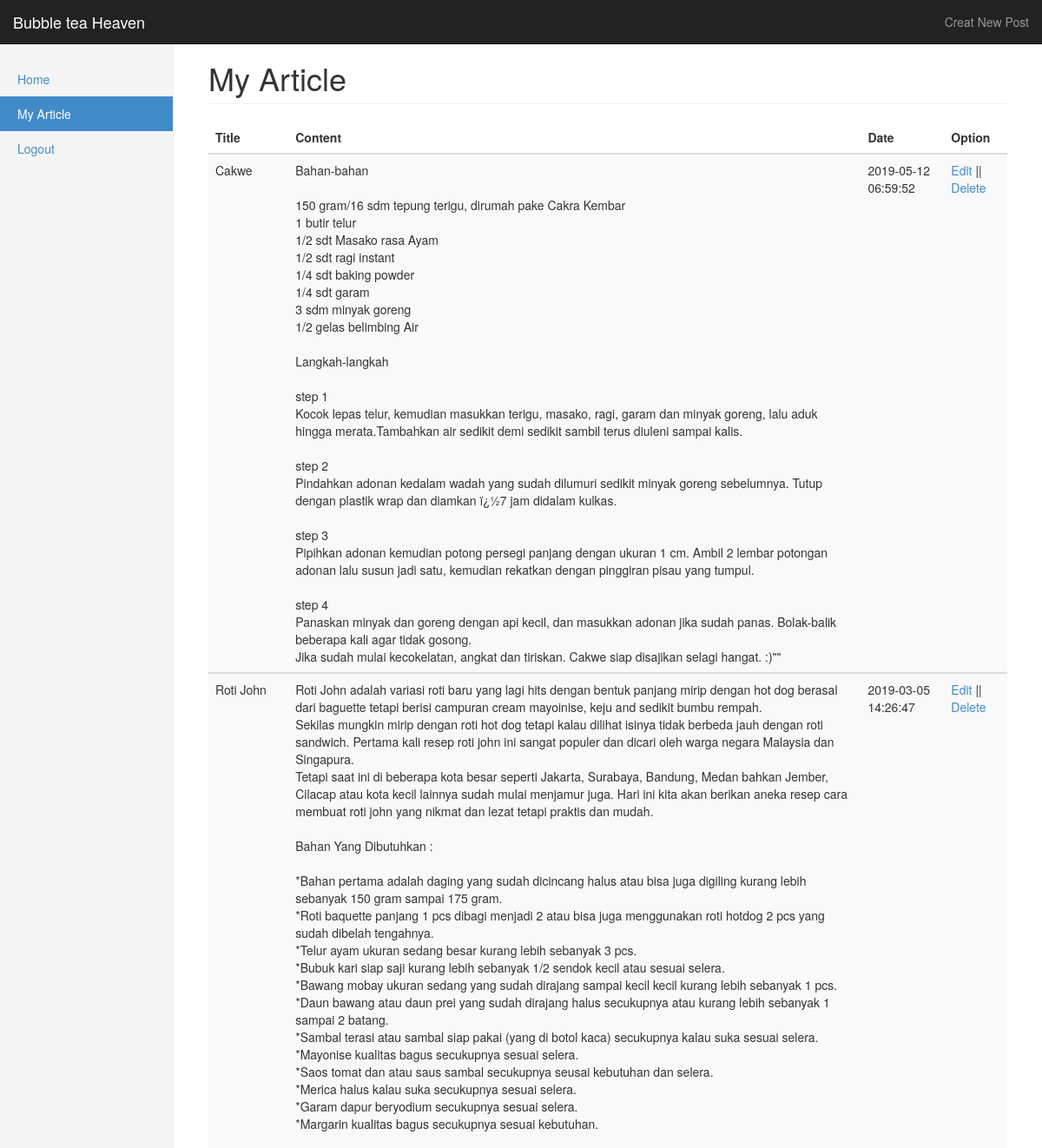
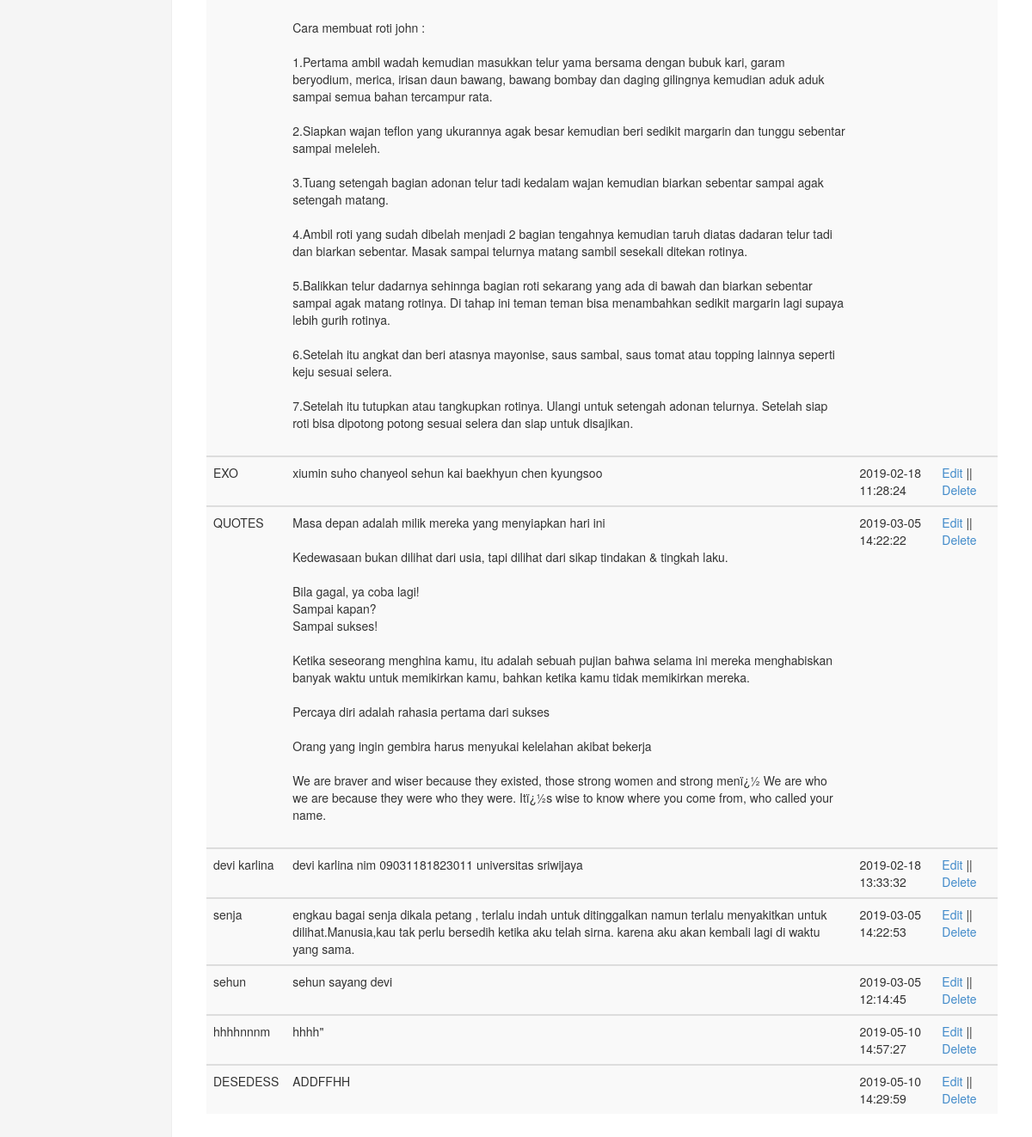
/post.php (signed in), run on the app's committed database (2 pictures, top to bottom).
### tables this page shows
CREATE TABLE IF NOT EXISTS `post` (
`id_post` int(11) NOT NULL,
  `title` varchar(50) NOT NULL,
  `isi` text NOT NULL,
  `waktu` timestamp NOT NULL DEFAULT CURRENT_TIMESTAMP ON UPDATE CURRENT_TIMESTAMP
);

### post.php (the view, shortened to what this page needs)
<!DOCTYPE html>
<html lang="en">
  <head>
    <link href="bootstrap.css" rel="stylesheet">
    <link href="dashboard.css" rel="stylesheet">
  </head>
  <body>
    <div class="navbar navbar-inverse navbar-fixed-top" role="navigation">
      <div class="container-fluid">
        <div class="navbar-header">
             <a class="navbar-brand"><font color ="white">Bubble tea Heaven</font></a>
        </div>
        <div class="navbar-collapse collapse">
          <ul class="nav navbar-nav navbar-right">
            <li><a href="creat.php">Creat New Post</a></li>
          </ul>
        </div>
      </div>
    </div>
    <div class="container-fluid">
      <div class="row">
        <div class="col-sm-3 col-md-2 sidebar">
          <ul class="nav nav-sidebar">
          <li><a href="home2.php">Home</a></li>
          <li class="active"><a href="post.php">My Article</a></li>
          <li><a href="logout.php">Logout</a></li>
            <br>
          </ul>
        </div>
          <div class="col-sm-9 col-sm-offset-3 col-md-10 col-md-offset-2 main">
            <h1 class="page-header">My Article</h1>
             <table class="table table-striped table-hover ">
              <thead>
                <tr>
                  <th>Title</th>
                  <th>Content</th>
                  <th> Date </th>
                  <th> Option </th>
                </tr>
              </thead>
               <?php
              if(isset($_COOKIE["id"])){
                  include("koneksi.php");
                $sql = "SELECT * FROM post";
                $result = $conn->query($sql);
                if ($result->num_rows > 0) {
                    while($row = $result->fetch_assoc()) {
                      echo "<tbody>
                          <tr>
                          <td>$row[title]</td>
                          <td>$row[isi]</td>
                          <td>$row[waktu]</td>
                          <td><a href='edit.php?id_post=$row[id_post]'>Edit</a> ||
                            <a onclick=\"return confirm('Are you sure deleting this post?');\" href='hapus.php?id_post=$row[id_post]'>Delete</a></td>
                        </tr>
                      </tbody>";
                    }
                } else {
                    echo "0 results";
                }
              }else{
                header('location:index.php');
              }
              ?>
            </table>
          </div>
        </div>
      </div>
  </body>
</html>

### dashboard.css (style rules this page uses)
body { padding-top: 50px; }
.sidebar { display: none; }
@media (min-width: 768px) { .sidebar { position: fixed; top: 51px; bottom: 0; left: 0; z-index: 1000; display: block; padding: 20px; overflow-x: hidden; overflow-y: auto; background-color: #f5f5f5; border-right: 1px solid #eee; } }
.nav-sidebar { margin-right: -21px; margin-bottom: 20px; margin-left: -20px; }
.nav-sidebar > li > a { padding-right: 20px; padding-left: 20px; }
.nav-sidebar > .active > a { color: #fff; background-color: #428bca; }
.main { padding: 20px; }
@media (min-width: 768px) { .main { padding-right: 40px; padding-left: 40px; } }
.main .page-header { margin-top: 0; }

### data on the page
post: title "Cakwe", isi "Bahan-bahan 150 gram/16 sdm tepung terigu, dirumah pake Cakra Kembar 1 butir telur 1/2 sdt Masako rasa Ayam 1/2 sdt ragi instant 1/4 sdt baking powder 1/4 sdt garam 3 sdm minyak goreng 1/2 gelas belimbing Air Langkah-langkah step 1 Kocok lepas telur, kemudian masukkan terigu, masako, ragi, garam dan minyak goreng, lalu aduk hingga merata.Tambahkan air sedikit demi sedikit sambil terus diuleni sampai kalis. step 2 Pindahkan adonan kedalam wadah yang sudah dilumuri sedikit minyak goreng sebelumnya. Tutup dengan plastik wrap dan diamkan ï¿½7 jam didalam kulkas. step 3 Pipihkan adonan kemudian potong persegi panjang dengan ukuran 1 cm. Ambil 2 lembar potongan adonan lalu susun jadi satu,…", waktu "2019-05-12 06:59:52"
post: title "Roti John", isi "Roti John adalah variasi roti baru yang lagi hits dengan bentuk panjang mirip dengan hot dog berasal dari baguette tetapi berisi campuran cream mayoinise, keju and sedikit bumbu rempah. Sekilas mungkin mirip dengan roti hot dog tetapi kalau dilihat isinya tidak berbeda jauh dengan roti sandwich. Pertama kali resep roti john ini sangat populer dan dicari oleh warga negara Malaysia dan Singapura. Tetapi saat ini di beberapa kota besar seperti Jakarta, Surabaya, Bandung, Medan bahkan Jember, Cilacap atau kota kecil lainnya sudah mulai menjamur juga. Hari ini kita akan berikan aneka resep cara membuat roti john yang nikmat dan lezat tetapi praktis dan mudah. Bahan Yang Dibutuhkan : *Bahan…", waktu "2019-03-05 14:26:47"
post: title "EXO", isi "xiumin suho chanyeol sehun kai baekhyun chen kyungsoo", waktu "2019-02-18 11:28:24"
post: title "QUOTES", isi "Masa depan adalah milik mereka yang menyiapkan hari ini Kedewasaan bukan dilihat dari usia, tapi dilihat dari sikap tindakan & tingkah laku. Bila gagal, ya coba lagi! Sampai kapan? Sampai sukses! Ketika seseorang menghina kamu, itu adalah sebuah pujian bahwa selama ini mereka menghabiskan banyak waktu untuk memikirkan kamu, bahkan ketika kamu tidak memikirkan mereka. Percaya diri adalah rahasia pertama dari sukses Orang yang ingin gembira harus menyukai kelelahan akibat bekerja We are braver and wiser because they existed, those strong women and strong menï¿½ We are who we are because they were who they were. Itï¿½s wise to know where you come from, who called your name.", waktu "2019-03-05 14:22:22"
post: title "devi karlina", isi "devi karlina nim 09031181823011 universitas sriwijaya", waktu "2019-02-18 13:33:32"
post: title "senja", isi "engkau bagai senja dikala petang , terlalu indah untuk ditinggalkan namun terlalu menyakitkan untuk dilihat.Manusia,kau tak perlu bersedih ketika aku telah sirna. karena aku akan kembali lagi di waktu yang sama.", waktu "2019-03-05 14:22:53"
post: title "sehun", isi "sehun sayang devi", waktu "2019-03-05 12:14:45"
post: title "hhhhnnnm", isi "hhhh\"", waktu "2019-05-10 14:57:27"
post: title "DESEDESS", isi "ADDFFHH", waktu "2019-05-10 14:29:59"
